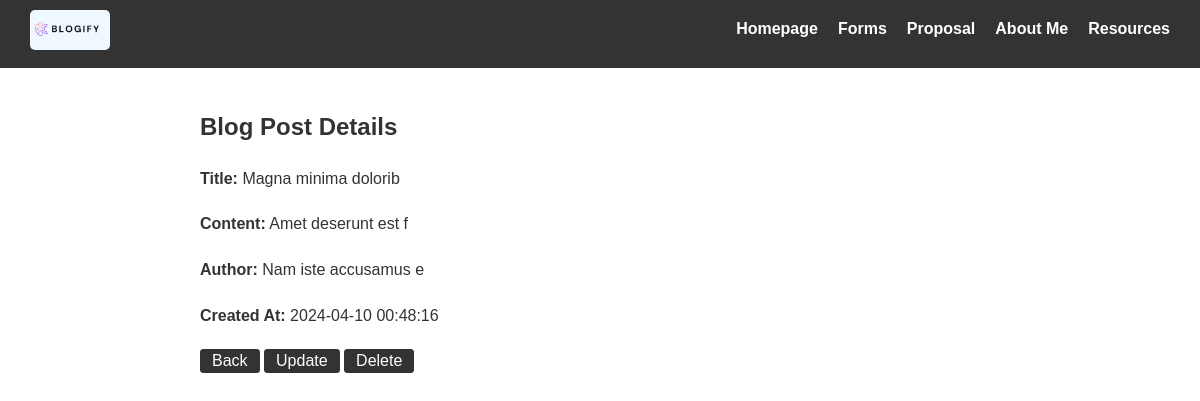
The page /read.php?id=6 on the database its author committed.
### tables this page shows
CREATE TABLE `blogs` (
  `id` int NOT NULL,
  `title` varchar(255) NOT NULL,
  `content` text NOT NULL,
  `created_at` timestamp NOT NULL DEFAULT CURRENT_TIMESTAMP,
  `author` varchar(255) NOT NULL
);

### read.php (the view, shortened to what this page needs)
<?php
include('config.php');
$title = $content = $author = $id = '';
if(isset($_GET["id"]) && !empty(trim($_GET["id"]))){
    $blog_id = trim($_GET["id"]);
    $sql = "SELECT * FROM blogs WHERE id = '$blog_id'";
    $result = mysqli_query($conn, $sql);
    if($result->num_rows == 1){
        $row = $result->fetch_assoc();
        $id = $row["id"];
        $title = $row["title"];
        $content = $row["content"];
        $author = $row["author"];
        $created_at = $row["created_at"];
    } else{
        $error_array[] = "Record can not be found by given ID = '$blog_id'";
        session_start();
        $_SESSION['errors'] = $error_array;
        header("location: error.php");
        exit();
    }
}
?>
<!DOCTYPE html>
<html lang="en">
<head>
  <link rel="stylesheet" href="css/nav.css">
  <link rel="stylesheet" href="css/styles.css">
</head>
<body>
  <?php include('nav.php') ?>
  <div class="container">
    <h2>Blog Post Details</h2>
    <div>
      <p><strong>Title:</strong> <?php echo $title; ?></p>
      <p><strong>Content:</strong> <?php echo $content; ?></p>
      <p><strong>Author:</strong> <?php echo $author; ?></p>
      <p><strong>Created At:</strong> <?php echo $created_at; ?></p>
    </div>
    <button class="btn"><a class="btn" href="index.php">Back</a></button>
    <button class="btn"><a class="btn" href="update.php?id=<?php echo $id; ?>">Update</a></button>
    <button class="btn"><a class="btn" href="delete.php?id=<?php echo $id; ?>">Delete</a></button>
  </div>
</body>
</html>

### nav.css (style rules this page uses)
body { margin: 0; font-family: Arial, sans-serif; }

### styles.css (style rules this page uses)
body { font-family: Arial, sans-serif; line-height: 1.6; color: #333; margin: 0; padding: 0; }
.container { max-width: 800px; margin: 20px auto; padding: 0 20px; }
p { margin-bottom: 20px; }
h2 { margin-top: 40px; }
.btn, .form-actions input[type="submit"] { text-decoration: none; border: 1px solid #333; background-color: #333; color: white; padding: 2px 5px; border-radius: 3px; font-size: 16px; }

### rows shown on the page
blogs: title "Magna minima dolorib", content "Amet deserunt est f", author "Nam iste accusamus e", created_at "2024-04-10 00:48:16"
